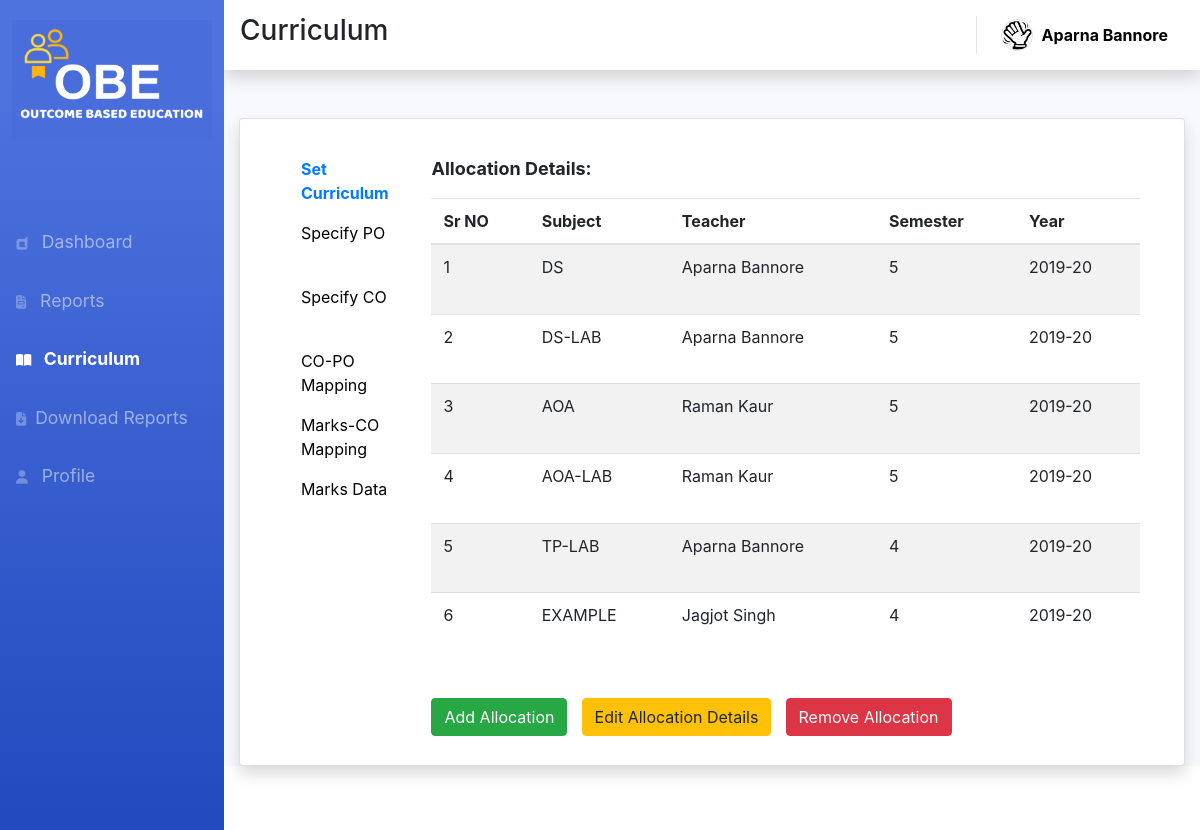
Page /curriculum.php (signed in) on the committed database.
### tables this page shows
CREATE TABLE `computers` (
  `Teacher-fname` text NOT NULL,
  `Teacher-sname` text NOT NULL,
  `sub_name` text NOT NULL,
  `teacher_id` text NOT NULL,
  `year` text NOT NULL,
  `semester` text NOT NULL,
  `subject-code` text NOT NULL
);

### curriculum.php (the view, shortened to what this page needs)
<html>
<?php
  $host="localhost";
  $user="root";
  $pass="";
  $db="college_project";
  $conn=new mysqli($host,$user,$pass,$db);
  $branch_hod=$_SESSION['branch'];
  $desgn=$_SESSION['desgn'];
  $query="SELECT COUNT(*) FROM $branch_hod WHERE 1";
  $result = mysqli_query($conn,$query) or die("ERROR".mysqli_error($conn));
  $result1 = mysqli_query($conn,$query) or die("ERROR".mysqli_error($conn));
  $row = mysqli_fetch_array($result);
?>
<head>
    <link rel="stylesheet" href="assets/bootstrap/css/bootstrap.min.css?h=449f70efab40515c6436d26cfeeab333">
    <link rel="stylesheet" href="assets/fonts/fontawesome-all.min.css?h=18313f04cea0e078412a028c5361bd4e">
    <link rel="stylesheet" href="assets/fonts/ionicons.min.css?h=18313f04cea0e078412a028c5361bd4e">
    <link rel="stylesheet" href="assets/css/Navigation-Clean.css?h=bd36a0e1e15ca19cbc401cc5f46ca8ca">
    <link rel="stylesheet" href="assets/css/test.css">
    <link rel="stylesheet" href="assets/css/untitled.css?h=89e52523c183d7d29065d6834ac06251">
    <link rel="stylesheet" href="https://stackpath.bootstrapcdn.com/bootstrap/4.3.1/css/bootstrap.min.css">
    <link rel="stylesheet" href="https://stackpath.bootstrapcdn.com/bootstrap/4.3.1/css/bootstrap.min.css">
</head>
<body id="page-top">
    <div id="wrapper">
        <nav class="navbar navbar-dark align-items-start sidebar sidebar-dark accordion bg-gradient-primary p-0">
            <div class="container-fluid d-flex flex-column p-0">
                <a class="navbar-brand d-flex justify-content-center align-items-center sidebar-brand m-0" href="#"></a>
                <div><img src="images/logo.png" style="margin-right:-15%; height:120px; width:200px; position:relative; top: -50px;" alt="obe tool"></div>
                <ul class="nav navbar-nav text-light" id="accordionSidebar" style="margin-top:10%;">
                    <li class="nav-item" role="presentation"><a class="nav-link" href="dashboard.php" style="font-size:110%;"><i class="fab fa-dashcube"></i>&nbsp; Dashboard</a><a class="nav-link" href="reports.php"style="font-size:110%;"><i class="fas fa-file-invoice"></i>&nbsp; Reports</a></li>
                    <li class="nav-item" role="presentation"><a class="nav-link active" href="curriculum.php"style="font-size:110%;"><i class="fas fa-book-open"></i><span>&nbsp; Curriculum</span></a><?if($desgn=="HOD"){ echo'<a class="nav-link" href="download_reports.php"style="font-size:110%;"><i class="fas fa-file-download"></i><span>&nbsp;Download Reports</span></a>';}?><a class="nav-link" href="UserProfile.php"style="font-size:110%;"><i class="fas fa-user"></i><span>&nbsp; Profile</span></a></li>
                </ul>
            </div>
        </nav>
        <div class="d-flex flex-column" id="content-wrapper">
            <div id="content">
                <nav class="navbar navbar-light navbar-expand bg-white shadow mb-4 topbar static-top">
                    <div class="container-fluid">
                    <h3>Curriculum</h3>
                        <ul class="nav navbar-nav flex-nowrap ml-auto">
                            <li class="nav-item dropdown no-arrow" role="presentation">
                            <div class="nav-item dropdown no-arrow"><a class="dropdown-toggle nav-link" style="color:black;" data-toggle="dropdown" aria-expanded="false" href="#"><img class="border rounded-circle img-profile" src="images/hi.png"/>&nbsp;&nbsp;<?php echo '<strong>'.$_SESSION["f_name"].' '.$_SESSION["s_name"].'</strong>'?><span class="d-none d-lg-inline mr-2 text-gray-600 small"></span></a>
                    </div>
                    </li>
                    </ul>
            </div>
            </nav>
            <div class="container-fluid">
                <div class="card shadow">
                <div class="card-body">
      <div class="container-fluid">
        <div class="row" style="padding: 1%;">
        <div class='col-2'>
          <nav class="nav flex-column" style="margin: 1%;">
          <?php if($desgn=='HOD'){ echo'<a class="nav-link" href="curriculum.php" style="color:#007bff ; font-weight: bold;">Set Curriculum</a>';
           echo'<a class="nav-link" href="specifyPO.php" style="color: black;">Specify PO</a> ';}
          ?>
          <a class="nav-link active" href="specifyCO.php" style="color: black;">Specify CO </a>
          <a class="nav-link" href="COPOMapping.php" style="color: black;">CO-PO Mapping</a>
          <a class="nav-link" href="MarksCOMapping.php" style="color: black;">Marks-CO Mapping</a>
          <a class="nav-link" href="MarksData.php" style="color: black;">Marks Data</a>
        </nav>
        </div>
        <div class='col-10'>
          <div class="container-fluid">
              <div class="row">
                <div style="margin-top: 1%;">
                  <?php
                  if($row['COUNT(*)'] == 0){
                    echo '<div class="alert alert-danger" role="alert">
                    No data of allocation found in the Database !!!!
                    </div>';}
                    else{
                      echo '<p style="font-weight:bold;font-size: large;">Allocation Details:</p>';
                    }
                    ?>
                  </div>
              </div>
              <?php
              if ($row['COUNT(*)'] !=0 ){?>
                  <div class="row" style="height:60vh; overflow-y: scroll">
                  <table class="table table-striped">
                  <thead style="background-color:white;position: sticky; top: 0;">
                  <tr>
                    <th scope="col">Sr NO</th>
                    <th scope="col">Subject</th>
                    <th scope="col">Teacher</th>
                    <th scope="col">Semester</th>
                    <th scope="col">Year</th>
                  </tr>
                  </thead>
                  <?php
                  $q_disp="SELECT * FROM $branch_hod WHERE 1";
                  $result_display = mysqli_query($conn,$q_disp) or die("ERROR".mysqli_error($conn));
                  $no=1;
                  while ( $row_display = mysqli_fetch_array($result_display) )
                    {
                    ?>
                    <tr>
                    <td><?echo $no; ?></td>
                    <td><?echo $row_display['sub_name']; ?></td>
                    <td><?echo $row_display['Teacher-fname'].' '.$row_display['Teacher-sname']; ?></td>
                    <td><?echo $row_display['semester']; ?></td>
                    <td><?echo $row_display['year']; ?></td>
                  </tr>
                  <?php
                  $no = $no +1;
                  }}?>
                    </table>
                  </div>
              <div class="row" style="margin-top:3%">
              <button type="button" class="btn btn-success" data-toggle="modal" data-target="#add_allo" style="margin-right: 2%">Add Allocation</button>
              <button type="button" class="btn btn-warning" data-toggle="modal" data-target="#update_allo" style="margin-right: 2%">Edit Allocation Details</button>
              <button type="button" class="btn btn-danger" data-toggle="modal" data-target="#remove_allo">Remove Allocation</button>
              </div>
          </div>
        </div>
        </div>
     </div>
                  </div>
              </div>
          </div>
      </div>
      <footer class="bg-white sticky-footer">
      </footer>
</html>

### rows in the picture
computers: sub_name "DS", value "Aparna", value "Bannore", semester "5", year "2019-20"
computers: sub_name "DS-LAB", value "Aparna", value "Bannore", semester "5", year "2019-20"
computers: sub_name "AOA", value "Raman", value "Kaur", semester "5", year "2019-20"
computers: sub_name "AOA-LAB", value "Raman", value "Kaur", semester "5", year "2019-20"
computers: sub_name "TP-LAB", value "Aparna", value "Bannore", semester "4", year "2019-20"
computers: sub_name "EXAMPLE", value "Jagjot", value "Singh", semester "4", year "2019-20"

### other values in the picture
$_SESSION["f_name"] "Aparna"
$_SESSION["s_name"] "Bannore"
